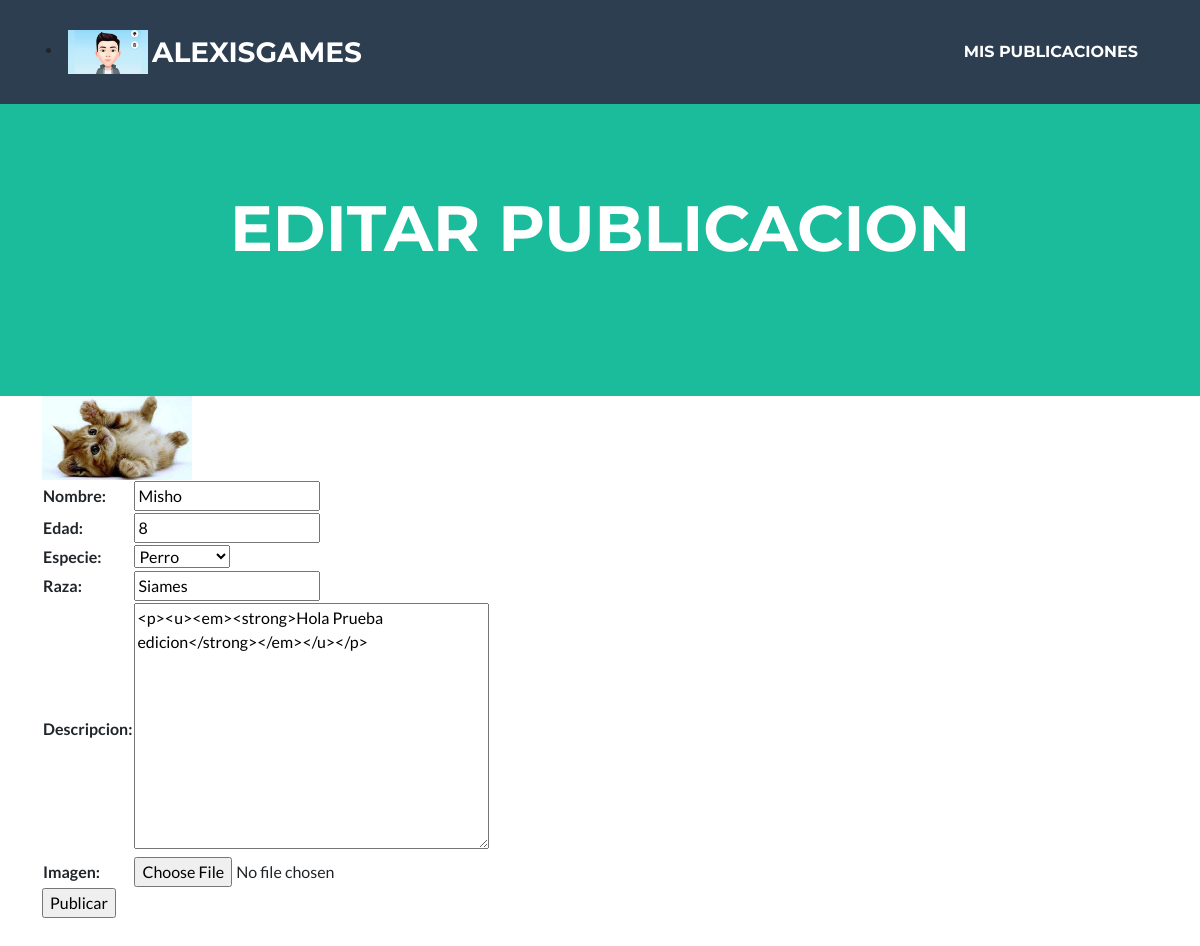
Screenshot of /editarrpublicacion/7 (signed in) with the database file from the repository.
### blog/models.py (models this page shows, shortened)
class Publicaciones(models.Model):
    user=models.ForeignKey(User, on_delete=models.CASCADE)
    nombre=models.CharField(max_length=50,blank=True, null=True)
    edad= models.IntegerField()
    descripcion=RichTextField()
    imagen= models.ImageField(upload_to='imagenes')
    especie=models.IntegerField(choices=opciones_especie)
    raza=models.CharField(max_length=50,blank=True, null=True)

### blog/views.py (the view)
# urls.py: path('editarrpublicacion/<id>', editarpublicacion, name='editarpublicacion'),
@login_required
def editarpublicacion(request, id):
    mascota=Publicaciones.objects.get(id=id)
    if request.method=="POST":
        form= PublicacionesFormulario(request.POST, request.FILES)
        if form.is_valid():
            info= form.cleaned_data
            mascota.nombre= info["nombre"]
            mascota.edad= info["edad"]
            mascota.descripcion= info["descripcion"]
            mascota.imagen=info["imagen"]
            mascota.especie= info["especie"]
            mascota.raza= info["raza"]
            mascota.save()
            mascotas=Publicaciones.objects.filter(user=request.user)
            return render(request, "blog/publicaciones.html", {'usuario':request.user, "mensaje":'Edicion Realizada con Exito', "mascotas":mascotas})
    else:
        form= PublicacionesFormulario(initial={"nombre":mascota.nombre, "edad":mascota.edad, "especie":mascota.especie, "raza":mascota.raza, "descripcion":mascota.descripcion,}) #"imagen":mascota.imagen,})
        return render(request, 'blog/editarpublicacion.html', {'formulario':form,'mascota':mascota, "avatar":obteneravatar(request)})

### blog/forms.py
class PublicacionesFormulario(forms.ModelForm):
    imagen= forms.ImageField(label="Imagen")
    class Meta:
        model = Publicaciones
        fields = ['nombre', 'edad','especie','raza', 'descripcion']

### blog/views.py (called while the page is built)
def obteneravatar(request):
    lista=Avatar.objects.filter(user=request.user)
    if len(lista)!=0:
        imagen=lista[0].imagen.url
    else:
        imagen="/media/avatares/avatarpordefecto.jpg"
    return imagen

### blog/templates/blog/editarpublicacion.html (shortened to what this page needs)
{% extends "blog/index.html" %}
{% load static %}
{% block titulo %}
<body id="page-top">
    <nav class="navbar navbar-expand-lg bg-secondary text-uppercase fixed-top" id="mainNav">
        <div class="container">
            <li class="nav-item mx-0 mx-lg-1"><a href="{% url 'agregaravatar' %}"><img src="{{ avatar }}" width="80px"></a></li>
            <a class="navbar-brand" href="#page-top"> {{ user }}</a>
            <div class="collapse navbar-collapse" id="navbarResponsive">
                <ul class="navbar-nav ms-auto">
                    <li class="nav-item mx-0 mx-lg-1"><a class="nav-link py-3 px-0 px-lg-3 rounded" href="{% url 'publicaciones' %}">Mis Publicaciones</a></li>
            </ul>
            </div>
        </div>
    </nav>
<header class="masthead bg-primary text-white text-center">
    <div class="container d-flex align-items-center flex-column">
        <h1 class="masthead-heading text-uppercase mb-0">Editar Publicacion</h1>
    </div>
</header>
 <section>
            <div class="container">
                <div class="row justify-content-left">
                    <div class="col-md-6 col-lg-4 mb-5">
                        <div class="portfolio-item mx-auto" data-bs-toggle="modal" data-bs-target="#portfolioModal1">
                            <form action="{% url 'editarpublicacion' mascota.id %}" method="POST" enctype="multipart/form-data"> {% csrf_token %}
                                <img src="../media/{{ mascota.imagen }}" width="150px">
                                <table>
                                    {{ formulario.as_table  }}
                                </table>
                                <input type="submit" value="Publicar">
                            </form>
                        </div>
                    </div>
</section>
{% endblock %}

### rows the page displays
Publicaciones: imagen (picture), nombre "Misho", edad "8", especie "Perro", raza "Siames", descripcion "<p><u><em><strong>Hola Prueba edicion</strong></em></u></p>"

### other values shown
{{ user }} "ALEXISGAMES"
